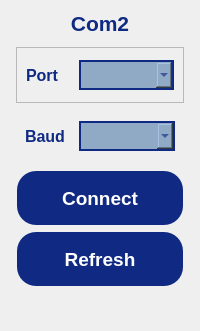
            <widget class="QWidget" name="blackcomPage">
             <layout class="QVBoxLayout" name="verticalLayout_62">
              <item>
               <widget class="QLabel" name="comLabel_2">
                <property name="font">
                 <font>
                  <pointsize>16</pointsize>
                  <bold>true</bold>
                 </font>
                </property>
                <property name="styleSheet">
                 <string notr="true">QLabel {
    color: rgb(16, 42, 131);
}</string>
                </property>
                <property name="text">
                 <string>Com2</string>
                </property>
                <property name="alignment">
                 <set>Qt::AlignmentFlag::AlignCenter</set>
                </property>
               </widget>
              </item>
              <item>
               <widget class="QFrame" name="blackcomFrame">
                <property name="minimumSize">
                 <size>
                  <width>0</width>
                  <height>250</height>
                 </size>
                </property>
                <property name="sizeIncrement">
                 <size>
                  <width>0</width>
                  <height>250</height>
                 </size>
                </property>
                <property name="frameShape">
                 <enum>QFrame::Shape::NoFrame</enum>
                </property>
                <property name="frameShadow">
                 <enum>QFrame::Shadow::Plain</enum>
                </property>
                <layout class="QVBoxLayout" name="verticalLayout_57">
                 <property name="spacing">
                  <number>5</number>
                 </property>
                 <property name="leftMargin">
                  <number>5</number>
                 </property>
                 <property name="topMargin">
                  <number>5</number>
                 </property>
                 <property name="rightMargin">
                  <number>5</number>
                 </property>
                 <property name="bottomMargin">
                  <number>5</number>
                 </property>
                 <item>
                  <widget class="QFrame" name="portFrame_2">
                   <property name="frameShape">
                    <enum>QFrame::Shape::StyledPanel</enum>
                   </property>
                   <property name="frameShadow">
                    <enum>QFrame::Shadow::Raised</enum>
                   </property>
                   <layout class="QHBoxLayout" name="horizontalLayout_45" stretch="1,2">
                    <item>
                     <widget class="QLabel" name="portLabel_2">
                      <property name="minimumSize">
                       <size>
                        <width>0</width>
                        <height>30</height>
                       </size>
                      </property>
                      <property name="font">
                       <font>
                        <pointsize>12</pointsize>
                        <bold>true</bold>
                       </font>
                      </property>
                      <property name="styleSheet">
                       <string notr="true">QLabel {
    color: rgb(16, 42, 131);
}</string>
                      </property>
                      <property name="text">
                       <string>Port</string>
                      </property>
                     </widget>
                    </item>
                    <item>
                     <widget class="QComboBox" name="blackportComboBox">
                      <property name="minimumSize">
                       <size>
                        <width>0</width>
                        <height>30</height>
                       </size>
                      </property>
                      <property name="font">
                       <font>
                        <pointsize>12</pointsize>
                       </font>
                      </property>
                      <property name="styleSheet">
                       <string notr="true">QComboBox {
	background-color: rgb(144, 170, 197);
    border: 2px solid rgb(16, 42, 131);
	color: rgb(16, 42, 131);
}

QComboBox QAbstractItemView {
	background-color: rgb(144, 170, 197);
	selection-background-color: #A0D0F0;
	color: rgb(16, 42, 131);
}</string>
                      </property>
                     </widget>
                    </item>
                   </layout>
                  </widget>
                 </item>
                 <item>
                  <widget class="QFrame" name="baudFrame_2">
                   <property name="frameShape">
                    <enum>QFrame::Shape::NoFrame</enum>
                   </property>
                   <property name="frameShadow">
                    <enum>QFrame::Shadow::Plain</enum>
                   </property>
                   <layout class="QHBoxLayout" name="horizontalLayout_46" stretch="1,2">
                    <item>
                     <widget class="QLabel" name="baudLabel_2">
                      <property name="minimumSize">
                       <size>
                        <width>0</width>
                        <height>30</height>
                       </size>
                      </property>
                      <property name="font">
                       <font>
                        <pointsize>12</pointsize>
                        <bold>true</bold>
                       </font>
                      </property>
                      <property name="styleSheet">
                       <string notr="true">QLabel {
    color: rgb(16, 42, 131);
}</string>
                      </property>
                      <property name="text">
                       <string>Baud</string>
                      </property>
                     </widget>
                    </item>
                    <item>
                     <widget class="QComboBox" name="blackbaudComboBox">
                      <property name="minimumSize">
                       <size>
                        <width>0</width>
                        <height>30</height>
                       </size>
                      </property>
                      <property name="font">
                       <font>
                        <pointsize>12</pointsize>
                       </font>
                      </property>
                      <property name="styleSheet">
                       <string notr="true">QComboBox {
	background-color: rgb(144, 170, 197);
    border: 2px solid rgb(16, 42, 131);
	color: rgb(16, 42, 131);
}

QComboBox QAbstractItemView {
	background-color: rgb(144, 170, 197);
	selection-background-color: #A0D0F0;
	color: rgb(16, 42, 131);
}</string>
                      </property>
                     </widget>
                    </item>
                   </layout>
                  </widget>
                 </item>
                 <item>
                  <widget class="QPushButton" name="blackconnectPushButton">
                   <property name="sizePolicy">
                    <sizepolicy hsizetype="Preferred" vsizetype="Preferred">
                     <horstretch>0</horstretch>
                     <verstretch>0</verstretch>
                    </sizepolicy>
                   </property>
                   <property name="minimumSize">
                    <size>
                     <width>0</width>
                     <height>40</height>
                    </size>
                   </property>
                   <property name="maximumSize">
                    <size>
                     <width>16777215</width>
                     <height>60</height>
                    </size>
                   </property>
                   <property name="font">
                    <font>
                     <pointsize>14</pointsize>
                     <bold>true</bold>
                    </font>
                   </property>
                   <property name="styleSheet">
                    <string notr="true">QPushButton {
	color: rgb(255, 255, 255);	
	background-color: rgb(16, 42, 131);
	border-color: transparent;
	border-style: outset;
	border-radius: 20px;
	border-width: 2px;
	padding: 6px;
}

QPushButton:hover {
	color: rgb(16, 42, 131);
	background-color: rgb(167, 198, 229);
	border-color: rgb(16, 42, 131);
}

QPushButton:disabled {
	background-color: rgb(172, 172, 172);
}</string>
                   </property>
                   <property name="text">
                    <string>Connect</string>
                   </property>
                  </widget>
                 </item>
                 <item>
                  <widget class="QPushButton" name="blackrefreshPushButton">
                   <property name="sizePolicy">
                    <sizepolicy hsizetype="Preferred" vsizetype="Preferred">
                     <horstretch>0</horstretch>
                     <verstretch>0</verstretch>
                    </sizepolicy>
                   </property>
                   <property name="minimumSize">
                    <size>
                     <width>0</width>
                     <height>40</height>
                    </size>
                   </property>
                   <property name="maximumSize">
                    <size>
                     <width>16777215</width>
                     <height>60</height>
                    </size>
                   </property>
                   <property name="font">
                    <font>
                     <pointsize>14</pointsize>
                     <bold>true</bold>
                    </font>
                   </property>
                   <property name="styleSheet">
                    <string notr="true">QPushButton {
	color: rgb(255, 255, 255);	
	background-color: rgb(16, 42, 131);
	border-color: transparent;
	border-style: outset;
	border-radius: 20px;
	border-width: 2px;
	padding: 6px;
}

QPushButton:hover {
	color: rgb(16, 42, 131);
	background-color: rgb(167, 198, 229);
	border-color: rgb(16, 42, 131);
}

QPushButton:disabled {
	background-color: rgb(172, 172, 172);
}</string>
                   </property>
                   <property name="text">
                    <string>Refresh</string>
                   </property>
                  </widget>
                 </item>
                </layout>
               </widget>
              </item>
              <item>
               <spacer name="verticalSpacer_9">
                <property name="orientation">
                 <enum>Qt::Orientation::Vertical</enum>
                </property>
                <property name="sizeHint" stdset="0">
                 <size>
                  <width>20</width>
                  <height>28</height>
                 </size>
                </property>
               </spacer>
              </item>
             </layout>
            </widget>
